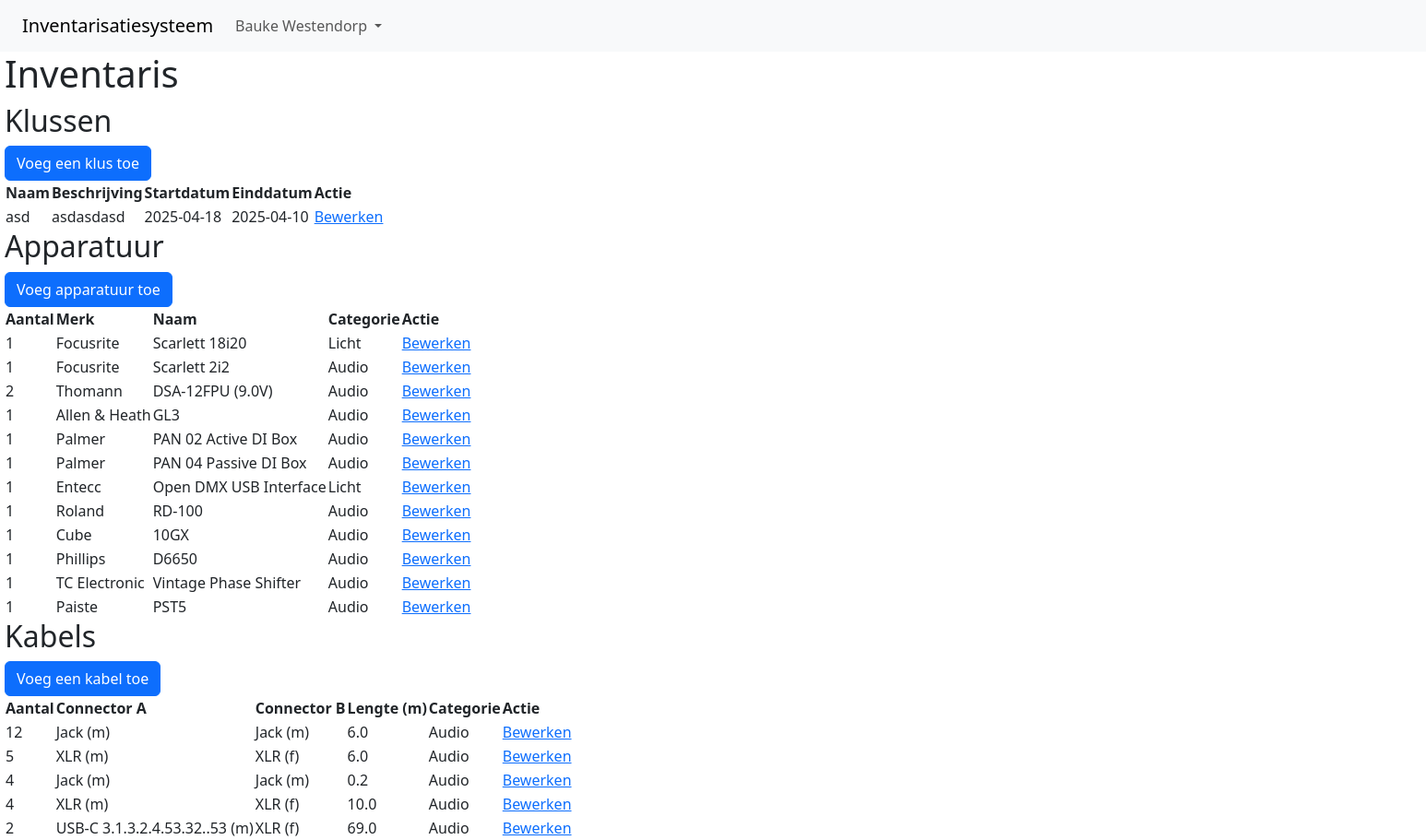
Page / (signed in) on the earlier database version.
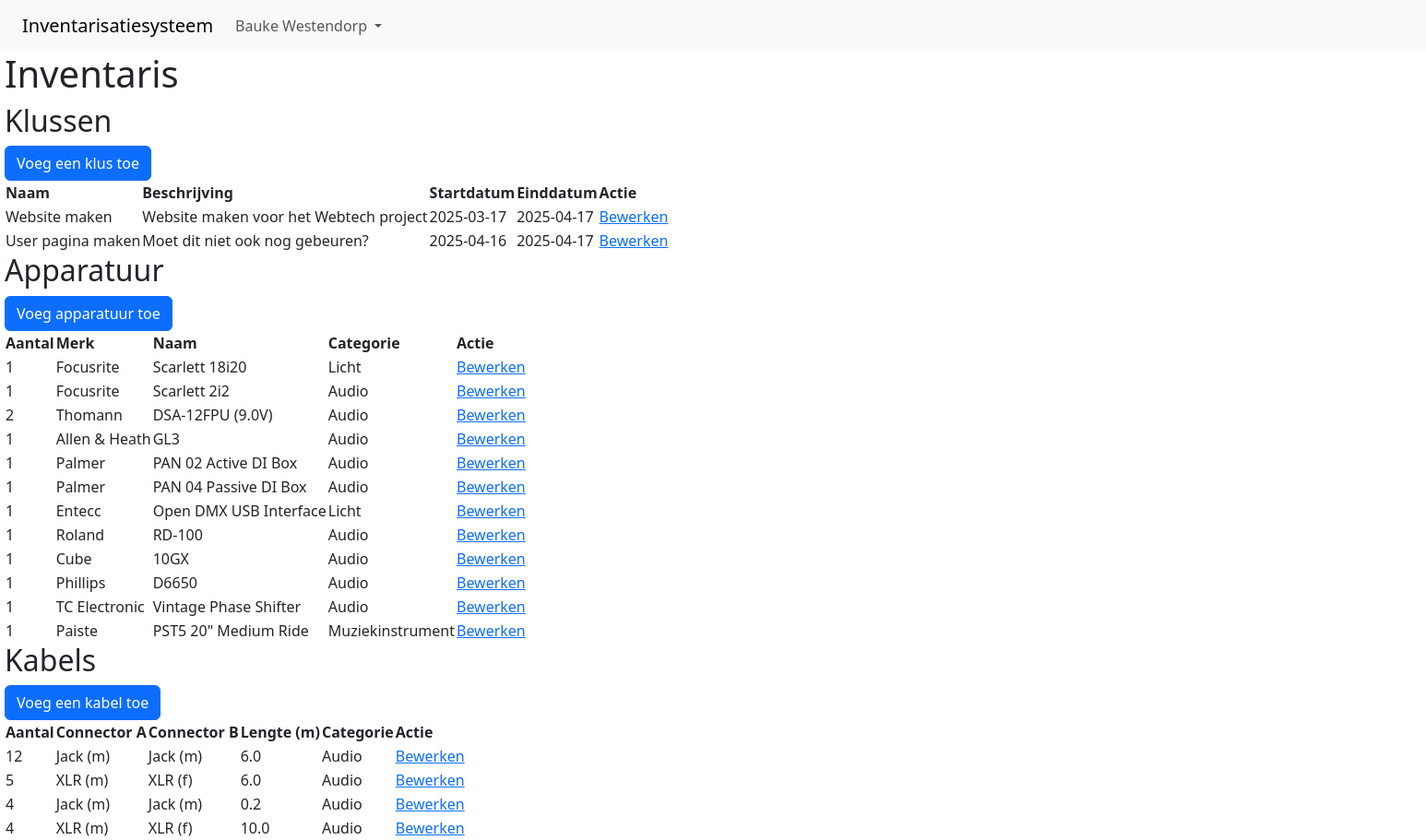
Same page on the later database version.
### models.py (models this page shows, shortened)
class User(db.Model, UserMixin):
    id = db.Column(db.Integer, primary_key=True)
    username = db.Column(db.String(60), unique=True, nullable=False)
    email = db.Column(db.String(120), unique=True, nullable=False)
    password = db.Column(db.String(60), nullable=False)

class Job(db.Model):
    id = db.Column(db.Integer, primary_key=True)
    name = db.Column(db.String(100), nullable=False)
    description = db.Column(db.String(5000), nullable=True)
    start_date = db.Column(db.Date, nullable=False)
    end_date = db.Column(db.Date, nullable=False)

class Equipment(db.Model):
    id = db.Column(db.Integer, primary_key=True)
    name = db.Column(db.String(100), nullable=False)
    brand = db.Column(db.String(100), nullable=False)
    category_id = db.Column(db.Integer, db.ForeignKey('category.id'), nullable=False)
    category = db.relationship('Category', foreign_keys=[category_id])
    count = db.Column(db.Integer, nullable=False)

class Category(db.Model):
    id = db.Column(db.Integer, primary_key=True)
    name = db.Column(db.String(100), nullable=False)

class Cable(db.Model):
    id = db.Column(db.Integer, primary_key=True)
    length = db.Column(db.Float, nullable=False)
    conn_a_id = db.Column(db.Integer, db.ForeignKey('connector.id'), nullable=False)
    conn_a = db.relationship('Connector', foreign_keys=[conn_a_id])
    conn_b_id = db.Column(db.Integer, db.ForeignKey('connector.id'), nullable=False)
    conn_b = db.relationship('Connector', foreign_keys=[conn_b_id])
    category_id = db.Column(db.Integer, db.ForeignKey('category.id'), nullable=False)
    category = db.relationship('Category', foreign_keys=[category_id])
    count = db.Column(db.Integer, nullable=False)

class Connector(db.Model):
    id = db.Column(db.Integer, primary_key=True)
    name = db.Column(db.String(100), nullable=False)
    is_male = db.Column(db.Boolean, nullable=False)
    def gender_label(self):
        if self.is_male:
            return 'm'
        else:
            return 'f'

### routes.py (the view)
@app.route("/")
@login_required
def index():
    jobs = Job.query.all()
    cables = Cable.query.all()
    equipment = Equipment.query.all()
    return render_template('index.html', title="Inventaris", equipment=equipment, cables=cables, jobs=jobs)

### app.py (called while the page is built)
@app.before_request
def create_tables():
    db.create_all()

### models.py (called while the page is built)
@login_manager.user_loader
def load_user(user_id):
    return User.query.get(int(user_id))

### templates/index.html (shortened to what this page needs)
{% extends "base.html" %} {% block head_includes %}
    <link rel="stylesheet" href="https://cdn.jsdelivr.net/npm/bootstrap-icons@1.11.3/font/bootstrap-icons.css">
    <link rel="stylesheet" href="https://cdn.jsdelivr.net/npm/bootstrap-icons@1.11.3/font/bootstrap-icons.css">
    <link
            rel="stylesheet"
            href="https://cdn.jsdelivr.net/npm/bootstrap-table@1.24.0/dist/bootstrap-table.min.css"
    />
{% endblock %} {% block content %}
    <h1>Inventaris</h1>
    <section>
        <h2>Klussen</h2>
        <a class="btn btn-primary" href="/job/add" role="button">Voeg een klus toe</a>
        <table
                data-toggle="table"
                data-search="true"
                data-show-columns="true"
                data-toolbar="#toolbar"
                data-search="true"
                data-show-columns="true"
                data-show-columns-toggle-all="true"
                data-minimum-count-columns="2"
                data-pagination="true"
                data-id-field="id"
                data-page-list="[10, 25, 50, 100, all]"
                data-sortable="true"
        >
            <thead>
            <th data-field="name" data-custom-attribute="name" data-sortable="true">
                Naam
            </th>
            <th data-field="description" data-custom-attribute="description">
                Beschrijving
            </th>
            <th data-field="start_date" data-custom-attribute="start_date" data-sortable="true">
                Startdatum
            </th>
            <th data-field="end_date" data-custom-attribute="end_date" data-sortable="true">
                Einddatum
            </th>
            <th data-field="action" data-custom-attribute="action">
                Actie
            </th>
            </thead>
            <tbody>
            {% for j in jobs %}
                <tr id="{{ j.id }}" class="tr-class-1">
                    <td data-text="{{ j.name }}">{{ j.name }}</td>
                    <td data-text="{{ j.description }}">{{ j.description }}</td>
                    <td data-text="{{ j.start_date }}">{{ j.start_date }}</td>
                    <td data-text="{{ j.end_date }}">{{ j.end_date }}</td>
                    <td><a href="job/{{ j.id }}/edit">Bewerken</a></td>
                </tr>
            {% endfor %}
            </tbody>
        </table>
    </section>
    <section>
        <h2>Apparatuur</h2>
        <a class="btn btn-primary" href="/equipment/add" role="button">Voeg apparatuur toe</a>
        <table
                data-toggle="table"
                data-search="true"
                data-show-columns="true"
                data-toolbar="#toolbar"
                data-search="true"
                data-show-columns="true"
                data-show-columns-toggle-all="true"
                data-minimum-count-columns="2"
                data-pagination="true"
                data-id-field="id"
                data-page-list="[10, 25, 50, 100, all]"
                data-sortable="true"
        >
            <thead>
            <th data-width="1rem" data-field="count" data-custom-attribute="count" data-sortable="true">
                Aantal
            </th>
            <th data-field="brand" data-custom-attribute="brand" data-sortable="true">
                Merk
            </th>
            <th data-field="name" data-custom-attribute="name" data-sortable="true">
                Naam
            </th>
            <th data-field="category" data-custom-attribute="category" data-sortable="true">
                Categorie
            </th>
            <th data-field="action" data-custom-attribute="action">
                Actie
            </th>
            </thead>
            <tbody>
            {% for e in equipment %}
                <tr id="{{ e.id }}" class="tr-class-1">
                    <td data-value="{{ e.count }}">{{ e.count }}</td>
                    <td data-text="{{ e.brand }}">{{ e.brand }}</td>
                    <td data-text="{{ e.name }}">{{ e.name }}</td>
                    <td data-text="{{ e.category.name }}">{{ e.category.name }}</td>
                    <td><a href="equipment/{{ e.id }}/edit">Bewerken</a></td>
                </tr>
            {% endfor %}
            </tbody>
        </table>
    </section>
    <section>
        <h2>Kabels</h2>
        <a class="btn btn-primary" href="/cable/add" role="button">Voeg een kabel toe</a>
        <table
                data-toggle="table"
                data-search="true"
                data-show-columns="true"
                data-toolbar="#toolbar"
                data-search="true"
                data-show-columns="true"
                data-show-columns-toggle-all="true"
                data-minimum-count-columns="2"
                data-pagination="true"
                data-id-field="id"
                data-page-list="[10, 25, 50, 100, all]"
                data-sortable="true"
        >
            <thead>
            <th data-field="count" data-custom-attribute="count" data-sortable="true">
                Aantal
            </th>
            <th data-field="conn-a" data-custom-attribute="conn_a" data-sortable="true">
                Connector A
            </th>
            <th data-field="conn-b" data-custom-attribute="conn_b" data-sortable="true">
                Connector B
            </th>
            <th data-field="length" data-custom-attribute="length" data-sortable="true">
                Lengte (m)
            </th>
            <th data-field="category" data-custom-attribute="category" data-sortable="true">
                Categorie
            </th>
            <th data-field="action" data-custom-attribute="action">
                Actie
            </th>
            </thead>
            <tbody>
            {% for c in cables %}
                <tr id="{{ c.id }}" class="tr-class-1">
                    <td data-value="{{ c.count }}">{{ c.count }}</td>
                    <td data-value="{{ c.conn_a_id }}">{{ c.conn_a.name }} ({{ c.conn_a.gender_label() }})</td>
                    <td data-value="{{ c.conn_b_id }}">{{ c.conn_b.name }} ({{ c.conn_b.gender_label() }})</td>
                    <td data-value="{{ c.length }}">{{ c.length }}</td>
                    <td data-text="{{ c.category.name }}">{{ c.category.name }}</td>
                    <td><a href="cable/{{ c.id }}/edit">Bewerken</a></td>
                </tr>
            {% endfor %}
            </tbody>
        </table>
    </section>
{% endblock %}

### templates/base.html (shortened to what this page needs)
<!doctype html>
<html lang="en">
    <head>
        <link
            href="https://cdn.jsdelivr.net/npm/bootstrap@5.3.3/dist/css/bootstrap.min.css"
            rel="stylesheet"
        />
        <link rel="stylesheet" href="{{ url_for('static', filename='main.css') }}">
        {% block head_includes %}
        {% endblock %}
    </head>
    <body>
        <nav class="px-4 py-2 navbar navbar-expand-lg navbar-light bg-light">
            <a class="navbar-brand" href="/">Inventarisatiesysteem</a>
            <div class="collapse navbar-collapse">
                <ul class="navbar-nav ml-auto">
                    {% if current_user.is_authenticated %}
                        <li class="nav-item dropdown">
                            <a class="nav-link dropdown-toggle"
                                href="#"
                                id="navbarDropdown"
                                role="button"
                                data-bs-toggle="dropdown"
                                aria-haspopup="true"
                                aria-expanded="false"
                            >
                                {{ current_user.username }}
                            </a>
                        </li>
                    {% else %}
                        <li class="nav-item">
                            <a class="nav-link" href="/login">Login</a>
                        </li>
                    {% endif %}
                </ul>
            </div>
        </nav>
        <div id="page">
            {% block content %} {% endblock %}
        </div>
    </body>
</html>

### static/main.css (style rules this page uses)
#page { width: 96rem; margin: 0 auto; }

Differences in the rows shown:
removed Job: name "asd", description "asdasdasd", start_date "2025-04-18", end_date "2025-04-10"
removed Cable: count "2", {{ c.conn_a_id }} 5 (drawn), conn_a.name "USB-C 3.1.3.2.4.53.32..53", conn_a.gender_label "m", {{ c.conn_b_id }} 3 (drawn), conn_b.name "XLR", conn_b.gender_label "f", length "69.0", category.name "Audio"
added Job: name "Website maken", description "Website maken voor het Webtech project", start_date "2025-03-17", end_date "2025-04-17"
added Job: name "User pagina maken", description "Moet dit niet ook nog gebeuren?", start_date "2025-04-16", end_date "2025-04-17"
changed Equipment "Paiste": name "PST5" → "PST5 20\" Medium Ride"; category.name "Audio" → "Muziekinstrument"
